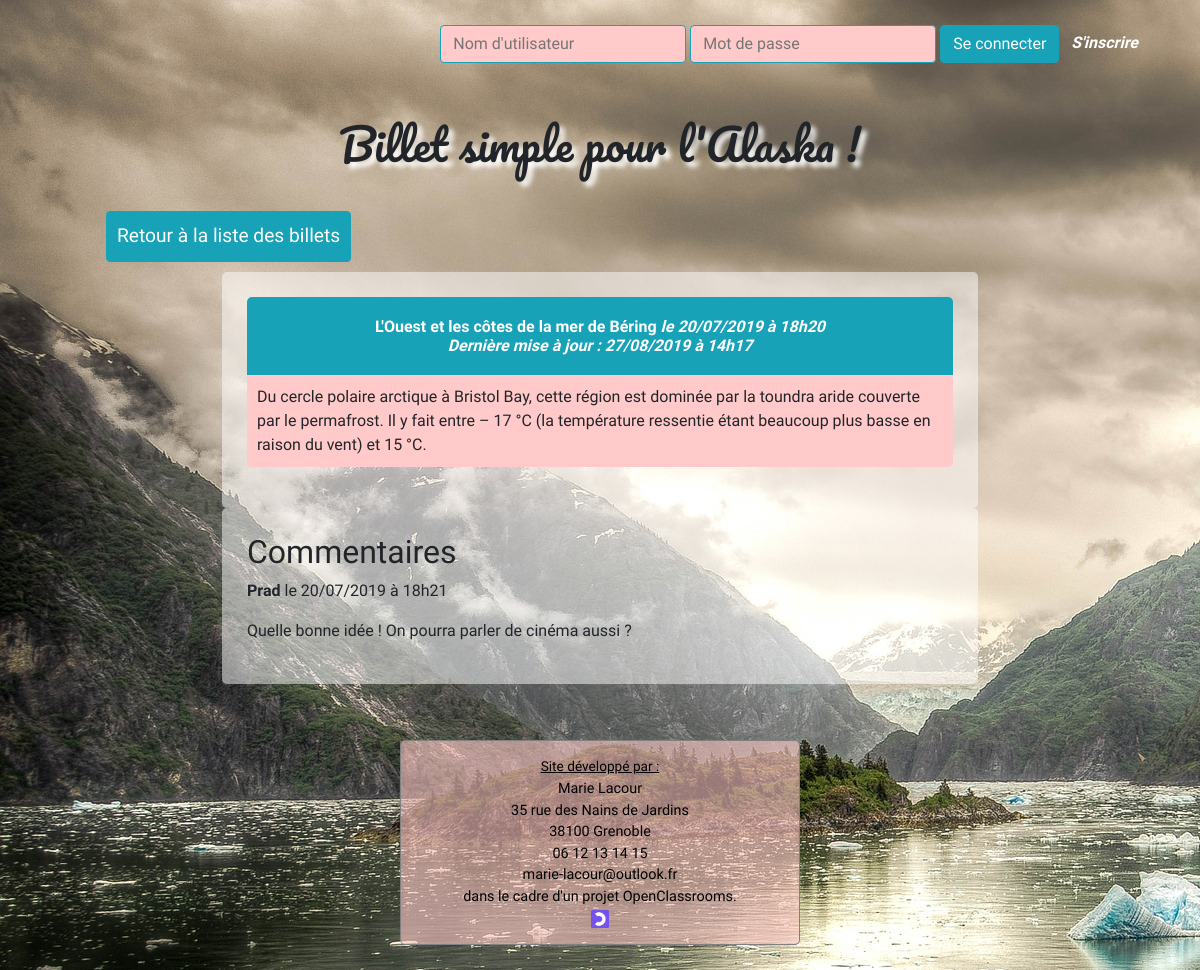
Screenshot of /index.php?action=post&id=14 with the database file from the repository.
### tables this page shows
CREATE TABLE IF NOT EXISTS `posts` (
  `id` int(11) NOT NULL AUTO_INCREMENT,
  `title` varchar(255) NOT NULL,
  `content` text NOT NULL,
  `creation_date` datetime NOT NULL,
  `update_date` datetime NOT NULL DEFAULT CURRENT_TIMESTAMP,
  PRIMARY KEY (`id`)
);

CREATE TABLE IF NOT EXISTS `comments` (
  `id` int(11) NOT NULL AUTO_INCREMENT,
  `post_id` int(11) NOT NULL,
  `id_author` int(11) NOT NULL,
  `comment` text NOT NULL,
  `comment_date` datetime NOT NULL,
  `notification` int(11) DEFAULT '0',
  PRIMARY KEY (`id`),
  KEY `deleteComments` (`post_id`)
);

CREATE TABLE IF NOT EXISTS `users` (
  `id` int(11) NOT NULL AUTO_INCREMENT,
  `username` varchar(255) NOT NULL,
  `password` varchar(255) NOT NULL,
  `status` int(11) NOT NULL DEFAULT '0',
  PRIMARY KEY (`id`)
);

### controller/frontend.php (called while the page is built, shortened)
<?php
require_once('model/PostManager.php');
require_once('model/CommentManager.php');
function post() {
    $postManager = new \ML\Blog\Model\PostManager();
    $commentManager = new \ML\Blog\Model\CommentManager();
    $post = $postManager->getPost($_GET['id']);
    $comments = $commentManager->getComments($_GET['id']);
    require('view/frontend/postView.php');
}

### model/PostManager.php (called while the page is built, shortened)
<?php
class PostManager extends \ML\Blog\Model\Manager {
    public function getPost($postId) {
        $db = $this->dbConnect();
        $req = $db->prepare('SELECT id, title, content, DATE_FORMAT(creation_date, \'%d/%m/%Y à %Hh%i\') AS creation_date_fr, DATE_FORMAT(update_date, \'%d/%m/%Y à %Hh%i\') AS update_date_fr FROM posts WHERE id = ?');
        $req->execute(array($postId));
        $post = $req->fetch();
        return $post;
    }
}

### model/CommentManager.php (called while the page is built, shortened)
<?php
class CommentManager extends \ML\Blog\Model\Manager {
    public function getComments($postId) {
        $db = $this->dbConnect();
        $comments = $db->prepare('SELECT comments.id, users.username AS commentWriter, comments.comment, DATE_FORMAT(comments.comment_date, \'%d/%m/%Y à %Hh%i\') AS comment_date_fr FROM comments INNER JOIN users ON comments.id_author = users.id WHERE comments.post_id = ? ORDER BY comments.comment_date DESC');
        $comments->execute(array($postId));
        return $comments;
    }
}

### view/postView.php (the view, shortened to what this page needs)
<h1>Billet simple pour l'Alaska !</h1>
<a class="btn btn-info retourListe" href="index.php">Retour à la liste des billets</a>
<div class="news">
    <h3>
        <?= htmlspecialchars($post['title']); ?>
        <em>le <?= $post['creation_date_fr']; ?>
        <?php if(($post['creation_date_fr']) !== ($post['update_date_fr'])) {
            echo '<br/>Dernière mise à jour : '.($post['update_date_fr']);
        }
        ?></em>
    </h3>
    <?php echo nl2br($post['content']); ?>
</div>
<div class="comments">
    <h2>Commentaires</h2>
    <?php
    while ($comment = $comments->fetch()) {
    ?>
    <p><strong><?= (htmlspecialchars($comment['commentWriter'])); ?></strong> le <?= $comment['comment_date_fr']; ?>
    <p><?= nl2br(htmlspecialchars($comment['comment'])); ?></p>
    <?php
    }
    ?>
</div>
<?php require('template.php'); ?>

### public/css/style.css (style rules this page uses)
body { font-family: 'Varela Round', 'Pacifico',sans-serif; background: no-repeat url("../images/alaska.jpg"), url("../images/tracy-arm-fjord-alaska.jpg"), url("../images/skagway-alaska.jpg"), url("../images/ours-alaska.jpg"); margin : 25px; }
h1 { text-align:center; font-family: 'Pacifico'; margin-top: 30px; margin-bottom: 30px; font-size:2.7rem; text-shadow: 5px 5px 5px white; }
.news, .comments { width:75%; margin:auto; padding : 25px; background-color : rgba(255,255,255,0.5); border-radius: 5px; }
a.retourListe { color : white; font-size: 1.2em; padding : 10px; margin:10px; }
h3 { text-align:center; background-color:#17a2b8 ; color:white; font-size:1em; padding: 20px; margin-bottom:0px; font-weight: bold; border-top-right-radius: 5px; border-top-left-radius: 5px; }
.news p, ul, li { background-color:#ffcac9; margin-top:0px; padding : 10px; border-bottom-right-radius: 5px; border-bottom-left-radius: 5px; }
a { text-decoration: none; color: #17a2b8; font-weight: bold; }

### public/css/smallDevicesStyle.css (style rules this page uses)
body { margin : 5px; }
h1 { margin-top: 5px; }
.news { width:100%; padding : 10px; }
.comments { width:100%; padding :10px; }
a.retourListe { font-size: 1em; }
h3 { padding: 5px; }
.news p, ul, li { padding : 5px; }

### public/css/mediumDevicesStyle.css (style rules this page uses)
body { margin : 5px; }
h1 { margin-top: 5px; }
.news { width:95%; }
.comments { width:95%; }
a.retourListe { font-size: 1em; }
h3 { padding: 5px; }
.news p, ul, li { padding : 5px; }

### rows the page displays
posts: title "L'Ouest et les côtes de la mer de Béring", content "Du cercle polaire arctique à Bristol Bay, cette région est dominée par la toundra aride couverte par le permafrost. Il y fait entre – 17 °C (la température ressentie étant beaucoup plus basse en raison du vent) et 15 °C."
comments: id_author.username "Prad", comment_date_fr "20/07/2019 à 18h21", comment "Quelle bonne idée ! On pourra parler de cinéma aussi ?"

### other values shown
$post['creation_date_fr'] "20/07/2019 à 18h20"
$post['update_date_fr'] "27/08/2019 à 14h17"
